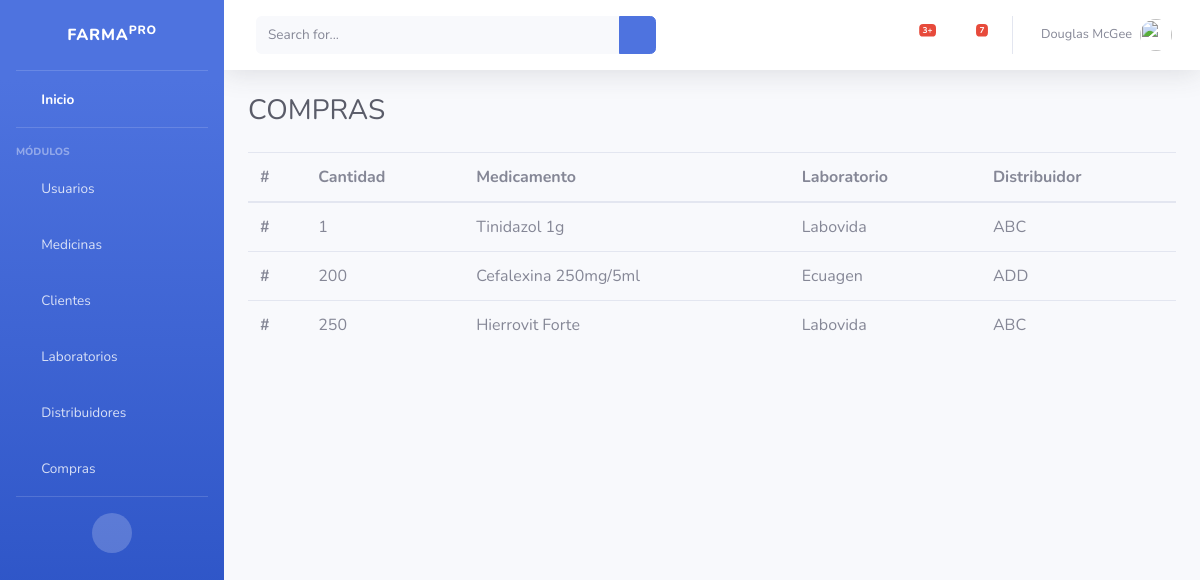
The page /compras/ on the database as committed earlier.
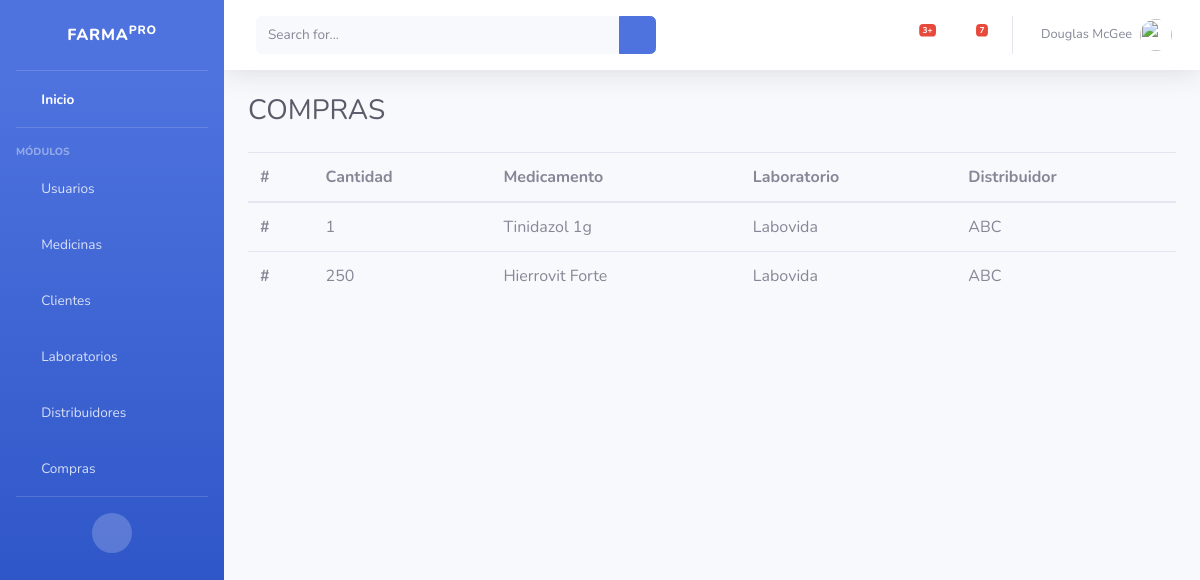
The same page on the database as committed later.
### compras/models.py (models this page shows)
class Compra(models.Model):
    cantidad_compra = models.IntegerField (verbose_name="Cantidad")
    updated = models.DateTimeField(auto_now = True)
    created = models.DateTimeField(auto_now_add = True)
    nombre_medicamento = models.ForeignKey(Medicina, on_delete = models.CASCADE, verbose_name="Nombre Medicamento")
    nombre_laboratorio = models.ForeignKey(Laboratorio, on_delete = models.CASCADE, verbose_name="Nombre Laboratorio")
    nombre_distribuidor = models.ForeignKey(Distribuidor, on_delete = models.CASCADE, verbose_name="Nombre Distribuidor")

### medicamentos/models.py (models this page shows)
class Medicina (models.Model):
    nombre_comercial = models.CharField(max_length=100, verbose_name="Nombre", blank=False, null=False, unique=True)
    dci = models.CharField(max_length=100, verbose_name="DCI", blank=False, null=False, unique=True)
    forma_farmaceutica = models.CharField(max_length=50, verbose_name="Forma Farmacéutica", blank=False, null=False)
    laboratorio = models.ForeignKey(Laboratorio,on_delete=models.CASCADE, verbose_name="Laboratorio")
    cantidad_unidades = models.IntegerField(verbose_name="Cantidad", blank=False, null=False )
    precio = models.DecimalField(max_digits = 5, decimal_places = 2,verbose_name="Precio Unidad", blank=False, null=False)
    fecha_ingreso = models.DateTimeField(auto_now_add=True, verbose_name="Fecha de Ingreso")
    fecha_expiracion = models.DateField(verbose_name="Fecha de Expiración", blank=False, null=False)
    fecha_modificacion = models.DateTimeField(auto_now=True, verbose_name="Última Modificación")
    class Meta:
        verbose_name = "Medicina"
        verbose_name_plural = "Medicinas"
    def __str__(self):
        return self.nombre_comercial #+ " con fecha: " + str(self.created) - Se muestra en la vista de Admin solo el atributo especificado

### laboratorios/models.py (models this page shows)
class Laboratorio (models.Model):
    nombre_laboratorio = models.CharField(max_length=100, verbose_name="Laboratorio", blank=False, null=False, unique=True)
    direccion_laboratorio = models.TextField(max_length=200, verbose_name="Dirección", blank=False, null=False)
    telefono_laboratorio = models.BigIntegerField(verbose_name="Teléfono", blank=False, null=False )
    correo_laboratorio = models.EmailField( verbose_name="Correo", blank=False, null=False)
    registro_laboratorio = models.CharField(max_length=200, verbose_name="Registro", blank=False, null=False)
    autorizacion_laboratorio = models.CharField(max_length=200, verbose_name="Autorización", blank=False, null=False)
    class Meta:
        verbose_name ="Laboratorio"
        verbose_name_plural ="Laboratorios"
    def __str__(self):
        return self.nombre_laboratorio # Atributo que me muestra en la tabla del Admin

### distribuidores/models.py (models this page shows)
class Distribuidor(models.Model):
    nombre_distribuidor = models.CharField(max_length = 50, verbose_name="Nombre Destribuidor" , blank=False, null=False, unique=True)
    ruc_distribuidor = models.IntegerField(verbose_name="RUC", blank=False, null=False)
    direccion_distribuidor = models.CharField(max_length = 50,verbose_name="Dirección", blank=False, null=False)
    ciudad_distribuidor = models.CharField(max_length = 50,verbose_name="Ciudad", blank=False, null=False)
    telefono_distribuidor = models.IntegerField(verbose_name="Teléfono", blank=False, null=False)
    correo_distribuidor = models.CharField(max_length = 50,verbose_name="Correo", blank=False, null=False)
    created = models.DateTimeField(auto_now_add = True)
    updated = models.DateTimeField(auto_now = True)
    class Meta:
        verbose_name = "Distribuidor"
        verbose_name_plural = "Distribuidores"
    def __str__(self):
        return self.nombre_distribuidor #+ " con fecha: " + str(self.created) - Se muestra en la vista de Admin solo el atributo especificado

### compras/views.py (the view)
# urls.py: path('compras/', compras_views.compras, name="compras"),
def compras(request):
    compras=Compra.objects.all()
    return render(request,"compras/compras.html", {"compras":compras})

### compras/templates/compras/compras.html
{% extends 'core/base.html' %}
{% block cabecera %}
COMPRAS
{% endblock %}
{% block pie %}
<table class="table table-hover">
<thead>
    <tr>
      <th scope="col">#</th>
      <th scope="col">Cantidad</th>
      <th scope="col">Medicamento</th>
      <th scope="col">Laboratorio</th>
      <th scope="col">Distribuidor</th>
    </tr>
  </thead>
    <tbody>
        {% for compra in compras %}
    <tr>
        <th scope="row">#</th>
        <td>{{compra.cantidad_compra}}</td>
        <td>{{compra.nombre_medicamento}}</td>
        <td>{{compra.nombre_laboratorio}}</td>
        <td>{{compra.nombre_distribuidor}}</td>
    </tr>
    {% endfor %}
    </tbody>
</table>
{% endblock %}

Rows that differ between the two databases and show on the page:
removed Compra: cantidad_compra "200", nombre_medicamento "Cefalexina 250mg/5ml", nombre_laboratorio "Ecuagen", nombre_distribuidor "ADD"
